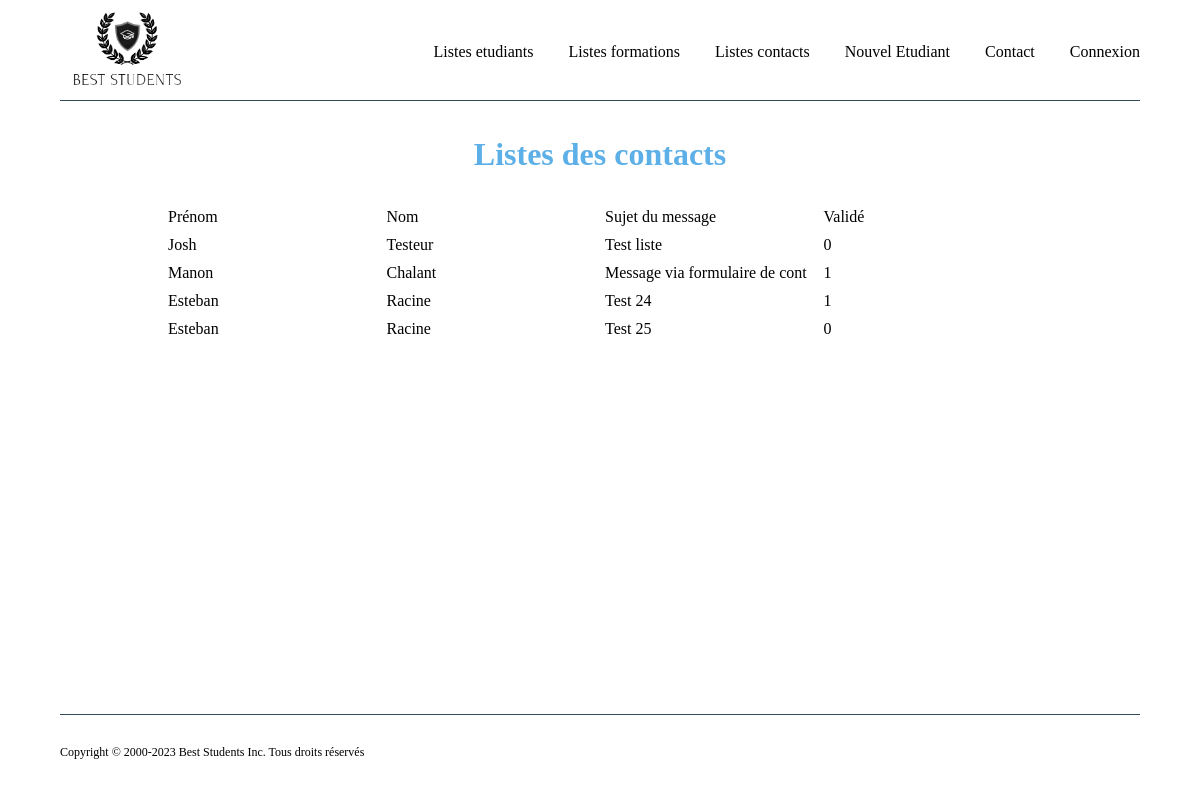
Screenshot of /liste_demande_contact.php with the database file from the repository.
### tables this page shows
CREATE TABLE IF NOT EXISTS `contact` (
  `idContact` int(11) NOT NULL AUTO_INCREMENT,
  `nom` varchar(40) NOT NULL,
  `prenom` varchar(15) NOT NULL,
  `mailContact` varchar(50) NOT NULL,
  `sujet_message` varchar(30) NOT NULL,
  `messageContact` text NOT NULL,
  `datetimeContact` datetime NOT NULL DEFAULT current_timestamp(),
  `valider` int(1) NOT NULL DEFAULT 0,
  `loginUser` varchar(30) NOT NULL,
  PRIMARY KEY (`idContact`),
  KEY `FK_utilisateurs_contact` (`loginUser`)
);

### src/modele/contactDB.php (called while the page is built, shortened)
<?php
function selectAllContact() : array {
    $connexion = createConnection();
    $requete = $connexion->prepare("SELECT * FROM contact");
    $requete->execute();
    $etudiants = $requete->fetchAll(PDO::FETCH_ASSOC);
    return $etudiants;
}

### liste_demande_contact.php (the view, shortened to what this page needs)
<?php
require "./src/modele/contactDB.php";
$contacts = selectAllContact();
?>
<!doctype html>
<html lang="fr">
<head>
    <link rel="stylesheet" href="style.css">
</head>
<body>
<div class="container">
    <navigation class="navigation ">
        <div class="logo">
            <a href="index.php"><img src="image/logo.png" alt="logo de l'ecole"></a>
        </div>
        <div class="liste_etudiant">
            <p><a href="index.php">Listes etudiants</a></p>
        </div>
        <div class="liste_formation">
            <p><a href="liste_promotion.php">Listes formations</a></p>
        </div>
        <div class="liste_demande_contact">
            <p><a href="liste_demande_contact.php">Listes contacts</a></p>
        </div>
        <div class="nouvelle-etudiant">
            <p><a href="new_student.php">Nouvel Etudiant</a></p>
        </div>
        <div class="contact">
            <p><a href="contact.php">Contact</a></p>
        </div>
        <div class="sign_up">
            <?php
            if (!isset($_SESSION['connexion']['id'])) { ?>
                <p><a href="sign_in.php">Connexion</a></p>
            <?php } else { ?>
                <form action="sign_in.php" method="post" class="deconnexion">
                    <input type="submit" name="deconnexion" value="Deconnexion">
                </form>
            <?php } ?>
        </div>
    </navigation>
    <header class="header">
        <h1>Listes des contacts</h1>
    </header>
    <main class="contain">
        <div class="demande_contacts">
                <p>Prénom</p>
                <p>Nom</p>
                <p>Sujet du message</p>
                <p>Validé</p>
            <?php
            foreach ($contacts as $contact) { ?>
                    <p><?= $contact["prenom"]?></p>
                    <p><?= $contact["nom"] ?></p>
                    <p><?= $contact["sujet_message"]?></p>
                    <p><?= $contact["valider"]?></p>
            <?php } ?>
        </div>
    </main>
    <footer class="footer">
        <p>Copyright © 2000-2023 Best Students Inc. Tous droits réservés</p>
    </footer>
</div>
</body>
</html>

### style.css (style rules this page uses)
* { padding: 0; margin: 0; box-sizing: border-box; }
body { font-family: cursive; }
.container { width: 90%; height: 100vh; margin: 0 auto; display: grid; grid-template-rows: auto auto 1fr auto; grid-gap: 15px; }
.navigation { display: grid; height: 70px; padding-bottom: 100px; grid-template-columns: 1fr auto auto auto auto auto auto; grid-gap: 10px 35px; align-items:center; justify-items: left; border-bottom: solid 1px #344D59; }
.navigation a { text-decoration: none; color: black; transition: 0.5s; }
.logo img { height: 100px; text-align: left; }
.header h1 { color: #5CAFE7; font-weight: bold; margin: 20px; text-align: center; }
.footer { border-top: 1px solid #344D59; margin: 20px 0; padding-bottom: 20px; padding-top: 30px; font-size: 12px; }
.demande_contacts { display: grid; grid-template-columns: repeat(4,1fr); grid-gap: 10px; justify-content: center; width: 80%; margin: 0 auto; }

### rows the page displays
contact: prenom "Josh", nom "Testeur", sujet_message "Test liste", valider "0"
contact: prenom "Manon", nom "Chalant", sujet_message "Message via formulaire de cont", valider "1"
contact: prenom "Esteban", nom "Racine", sujet_message "Test 24", valider "1"
contact: prenom "Esteban", nom "Racine", sujet_message "Test 25", valider "0"
